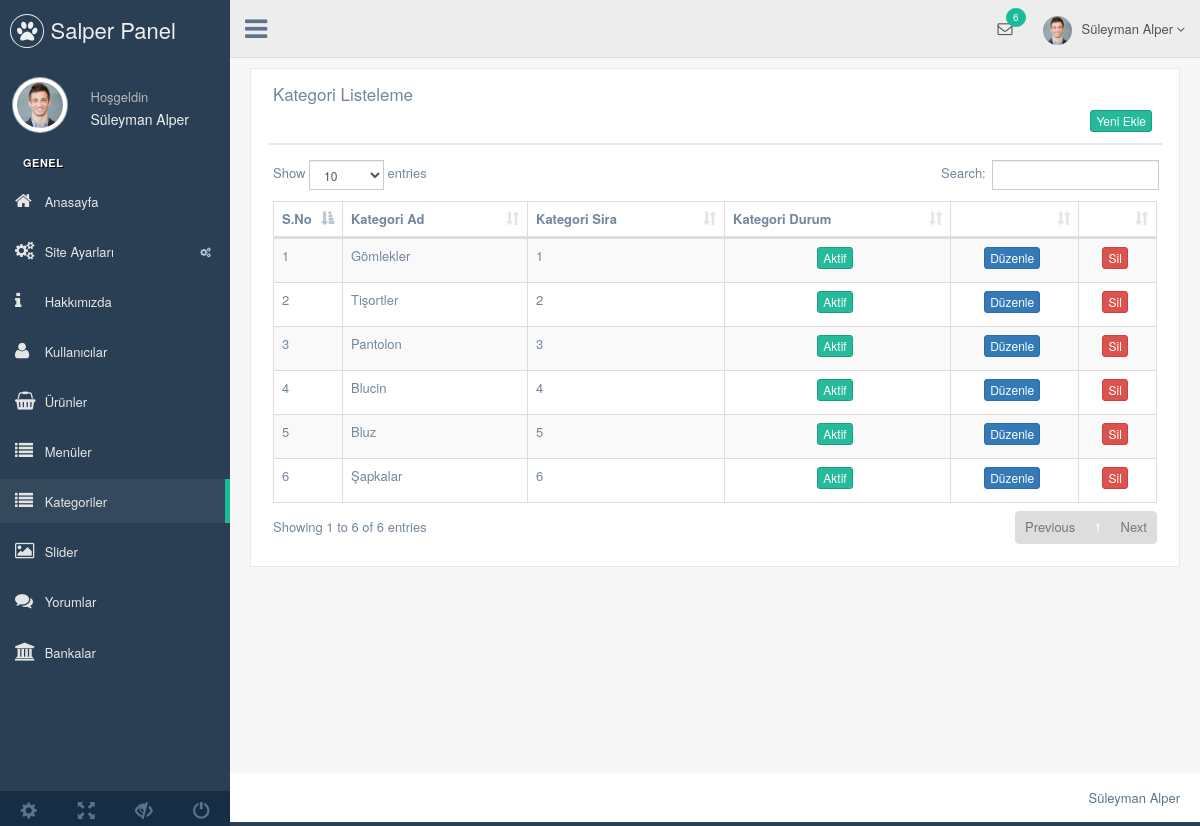
Screenshot of /eticaret/nedmin/production/kategori.php (signed in) with the database file from the repository.
### tables this page shows
CREATE TABLE `kullanici` (
  `kullanici_id` int(11) NOT NULL,
  `kullanici_zaman` datetime NOT NULL DEFAULT current_timestamp(),
  `kullanici_resim` varchar(250) NOT NULL,
  `kullanici_tc` varchar(50) NOT NULL,
  `kullanici_ad` varchar(50) NOT NULL,
  `kullanici_mail` varchar(100) NOT NULL,
  `kullanici_gsm` varchar(50) NOT NULL,
  `kullanici_password` varchar(50) NOT NULL,
  `kullanici_adsoyad` varchar(50) NOT NULL,
  `kullanici_adres` varchar(250) NOT NULL,
  `kullanici_il` varchar(100) NOT NULL,
  `kullanici_ilce` varchar(100) NOT NULL,
  `kullanici_unvan` varchar(100) NOT NULL,
  `kullanici_yetki` varchar(50) NOT NULL,
  `kullanici_durum` int(1) NOT NULL DEFAULT 1
);

CREATE TABLE `kategori` (
  `kategori_id` int(11) NOT NULL,
  `kategori_ad` varchar(100) NOT NULL,
  `kategori_ust` int(2) NOT NULL,
  `kategori_seourl` varchar(250) NOT NULL,
  `kategori_sira` int(11) NOT NULL,
  `kategori_durum` enum('0','1') NOT NULL DEFAULT '1'
);

### eticaret/nedmin/production/kategori.php (the view, shortened to what this page needs)
<?php
include 'header.php';
$kategorisor = $db->prepare("SELECT * FROM kategori order by kategori_sira ASC");
$kategorisor->execute();
?>
<div class="right_col" role="main">
  <div class="">
    <div class="row">
      <div class="col-md-12 col-sm-12 col-xs-12">
        <div class="x_panel">
          <div class="x_title">
            <h2>Kategori Listeleme </h2>
            <div class="clearfix"></div>
            <div align="right">
              <a href="kategori-ekle.php"><button class="btn btn-success btn-xs"> Yeni Ekle</button></a>
            </div>
          </div>
          <div class="x_content">
            <table id="datatable-responsive" class="table table-striped table-bordered dt-responsive nowrap" cellspacing="0" width="100%">
              <thead>
                <tr>
                  <th>S.No</th>
                  <th>Kategori Ad</th>
                  <th>Kategori Sira</th>
                  <th>Kategori Durum</th>
                  <th></th>
                  <th></th>
                </tr>
              </thead>
              <tbody>
                <?php
                $say = 0;
                while ($kategoricek = $kategorisor->fetch(PDO::FETCH_ASSOC)) {
                  $say++ ?>
                  <tr>
                    <td width="20"><?php echo $say ?></td>
                    <td><?php echo $kategoricek['kategori_ad'] ?></td>
                    <td><?php echo $kategoricek['kategori_sira'] ?></td>
                    <td>
                      <center><?php
                              if ($kategoricek['kategori_durum'] == 1) { ?>
                          <button class="btn btn-success btn-xs">Aktif</button>
                        <?php } else { ?>
                          <button class="btn btn-danger btn-xs">Pasif</button>
                        <?php } ?>
                      </center>
                    </td>
                    <td>
                      <center><a href="kategori-duzenle.php?kategori_id=<?php echo $kategoricek['kategori_id']; ?>"><button class="btn btn-primary btn-xs">Düzenle</button></a></center>
                    </td>
                    <td>
                      <center><a href="../netting/islem.php?kategori_id=<?php echo $kategoricek['kategori_id']; ?>&kategorisil=ok"><button class="btn btn-danger btn-xs">Sil</button></a></center>
                    </td>
                  </tr>
                <?php  }
                ?>
              </tbody>
            </table>
          </div>
        </div>
      </div>
    </div>
  </div>
</div>
<?php include 'footer.php'; ?>

### eticaret/nedmin/production/header.php (shortened to what this page needs)
<?php
include '../netting/baglan.php';
$kullanicisor=$db->prepare("SELECT * FROM kullanici where kullanici_mail=:mail");
$kullanicisor->execute(array(
  'mail' => $_SESSION['kullanici_mail']
  ));
$kullanicicek=$kullanicisor->fetch(PDO::FETCH_ASSOC);
?>
<!DOCTYPE html>
<html lang="en">
<head>
  <link href="../vendors/bootstrap/dist/css/bootstrap.min.css" rel="stylesheet">
  <link href="../vendors/font-awesome/css/font-awesome.min.css" rel="stylesheet">
  <link href="../vendors/nprogress/nprogress.css" rel="stylesheet">
  <link href="../vendors/iCheck/skins/flat/green.css" rel="stylesheet">
  <link href="../vendors/datatables.net-bs/css/dataTables.bootstrap.min.css" rel="stylesheet">
  <link href="../vendors/datatables.net-buttons-bs/css/buttons.bootstrap.min.css" rel="stylesheet">
  <link href="../vendors/datatables.net-fixedheader-bs/css/fixedHeader.bootstrap.min.css" rel="stylesheet">
  <link href="../vendors/datatables.net-responsive-bs/css/responsive.bootstrap.min.css" rel="stylesheet">
  <link href="../vendors/datatables.net-scroller-bs/css/scroller.bootstrap.min.css" rel="stylesheet">
  <link href="../vendors/dropzone/dist/min/dropzone.min.css" rel="stylesheet">
  <link href="../build/css/custom.min.css" rel="stylesheet">
</head>
<body class="nav-md">
  <div class="container body">
    <div class="main_container">
      <div class="col-md-3 left_col">
        <div class="left_col scroll-view">
          <div class="navbar nav_title" style="border: 0;">
            <a href="index.php" class="site_title"><i class="fa fa-paw"></i> <span>Salper Panel</span></a>
          </div>
          <div class="profile clearfix">
            <div class="profile_pic">
              <img src="images/img.jpg" alt="..." class="img-circle profile_img">
            </div>
            <div class="profile_info">
              <span>Hoşgeldin</span>
              <h2><?php echo $kullanicicek['kullanici_adsoyad'] ?></h2>
            </div>
          </div>
          <br />
          <div id="sidebar-menu" class="main_menu_side hidden-print main_menu">
            <div class="menu_section">
              <h3>Genel</h3>
              <ul class="nav side-menu">
                <li><a href="index.php"><i class="fa fa-home"></i> Anasayfa </a></li>
                <li><a><i class="fa fa-cogs"></i> Site Ayarları <span class="fa fa-cogs"></span></a>
             </li>
             <li><a href="hakkimizda.php"><i class="fa fa-info"></i> Hakkımızda </a></li>
             <li><a href="kullanici.php"><i class="fa fa-user"></i> Kullanıcılar </a></li>
             <li><a href="urun.php"><i class="fa fa-shopping-basket"></i> Ürünler </a></li>
             <li><a href="menu.php"><i class="fa fa-list"></i> Menüler </a></li>
             <li><a href="kategori.php"><i class="fa fa-list"></i> Kategoriler </a></li>
             <li><a href="slider.php"><i class="fa fa-image"></i> Slider </a></li>
             <li><a href="yorum.php"><i class="fa fa-comments"></i> Yorumlar </a></li>
             <li><a href="banka.php"><i class="fa fa-bank"></i> Bankalar </a></li>
           </ul>
         </div>
       </div>
       <div class="sidebar-footer hidden-small">
        <a data-toggle="tooltip" data-placement="top" title="Settings">
          <span class="glyphicon glyphicon-cog" aria-hidden="true"></span>
        </a>
        <a data-toggle="tooltip" data-placement="top" title="FullScreen">
          <span class="glyphicon glyphicon-fullscreen" aria-hidden="true"></span>
        </a>
        <a data-toggle="tooltip" data-placement="top" title="Lock">
          <span class="glyphicon glyphicon-eye-close" aria-hidden="true"></span>
        </a>
        <a data-toggle="tooltip" data-placement="top" title="Logout">
          <span class="glyphicon glyphicon-off" aria-hidden="true"></span>
        </a>
      </div>
    </div>
  </div>
  <div class="top_nav">
    <div class="nav_menu">
      <nav>
        <div class="nav toggle">
          <a id="menu_toggle"><i class="fa fa-bars"></i></a>
        </div>
        <ul class="nav navbar-nav navbar-right">
          <li class="">
            <a href="javascript:;" class="user-profile dropdown-toggle" data-toggle="dropdown" aria-expanded="false">
              <img src="images/img.jpg" alt=""><?php echo $kullanicicek['kullanici_adsoyad'] ?>
              <span class=" fa fa-angle-down"></span>
            </a>
          </li>
          <li role="presentation" class="dropdown">
            <a href="javascript:;" class="dropdown-toggle info-number" data-toggle="dropdown" aria-expanded="false">
              <i class="fa fa-envelope-o"></i>
              <span class="badge bg-green">6</span>
            </a>
          </li>
        </ul>
      </nav>
    </div>
  </div>

### rows the page displays
kullanici: kullanici_adsoyad "Süleyman Alper"
kategori: kategori_ad "Gömlekler", kategori_sira "1", kategori_durum "Aktif"
kategori: kategori_ad "Tişortler", kategori_sira "2", kategori_durum "Aktif"
kategori: kategori_ad "Pantolon", kategori_sira "3", kategori_durum "Aktif"
kategori: kategori_ad "Blucin", kategori_sira "4", kategori_durum "Aktif"
kategori: kategori_ad "Bluz", kategori_sira "5", kategori_durum "Aktif"
kategori: kategori_ad "Şapkalar", kategori_sira "6", kategori_durum "Aktif"
